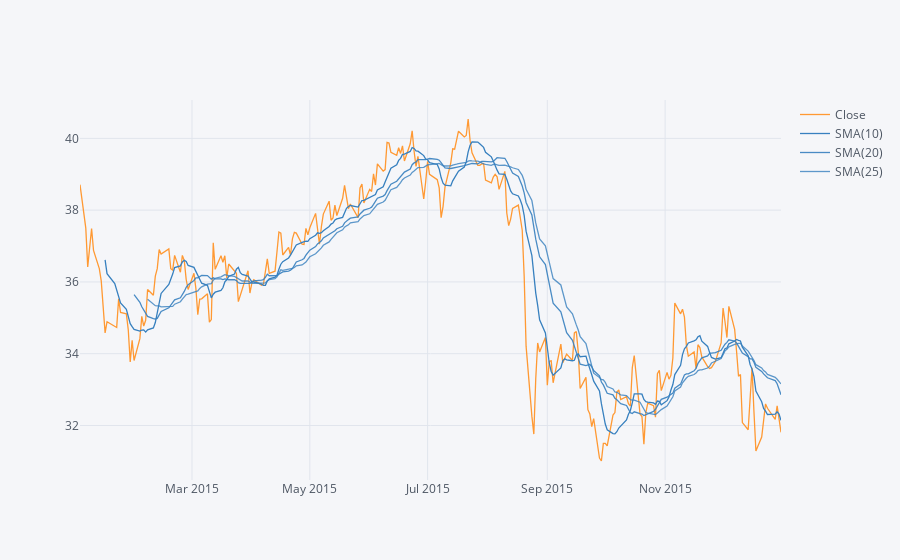

This figure's notebook cell:
### Markdown cell above
**Question14: Use .ta_plot(study='sma') to create a Simple Moving Averages plot of Morgan Stanley for the year 2015.**

### Code cell
MS['Close'].loc['2015-01-01':'2016-01-01'].ta_plot(study='sma',periods=[10,20, 25],title='Simple Moving Averages')
#period attribute is simply given to calculate the moving average over that period.
#Here we are asking it to create a moving average over 10-periods, 20-periods, 30-periods
#basically, Moving average of past 10 prices, past 20 prices and past 30 prices

### Figure 1 — Plotly figure (JSON) as saved in the notebook; plotly's stock layout.template omitted (floating-point values rounded to 4 significant figures; data arrays with more than 128 entries replaced by an {"elided": "..."} marker saying what was removed)
{"data": [{"line": {"color": "rgba(255, 153, 51, 1.0)", "dash": "solid", "shape": "linear", "width": 1.3}, "mode": "lines", "name": "Close", "text": "", "type": "scatter", "uid": "028d077f-243b-473f-93c3-946423f5520b", "x": {"elided": "252 str values"}, "y": {"elided": "252 float values"}}, {"line": {"color": "rgba(55, 128, 191, 1.0)", "dash": "solid", "shape": "linear", "width": 1.3}, "mode": "lines", "name": "SMA(10)", "text": "", "type": "scatter", "uid": "b5bd1078-cea9-4fe7-b96c-ff8b4256a58a", "x": {"elided": "252 str values"}, "y": {"elided": "252 mixed values"}}, {"line": {"color": "rgba(55, 128, 191, 0.8999999999999999)", "dash": "solid", "shape": "linear", "width": 1.3}, "mode": "lines", "name": "SMA(20)", "text": "", "type": "scatter", "uid": "feca2c3a-ff3d-4858-9b2c-69511128b69a", "x": {"elided": "252 str values"}, "y": {"elided": "252 mixed values"}}, {"line": {"color": "rgba(55, 128, 191, 0.7999999999999998)", "dash": "solid", "shape": "linear", "width": 1.3}, "mode": "lines", "name": "SMA(25)", "text": "", "type": "scatter", "uid": "e84bbf66-268e-4423-8083-52e07fc49b85", "x": {"elided": "252 str values"}, "y": {"elided": "252 mixed values"}}], "layout": {"legend": {"bgcolor": "#F5F6F9", "font": {"color": "#4D5663"}}, "paper_bgcolor": "#F5F6F9", "plot_bgcolor": "#F5F6F9", "title": {"font": {"color": "#4D5663"}}, "xaxis": {"gridcolor": "#E1E5ED", "showgrid": true, "tickfont": {"color": "#4D5663"}, "title": {"font": {"color": "#4D5663"}, "text": ""}, "zerolinecolor": "#E1E5ED"}, "yaxis": {"gridcolor": "#E1E5ED", "showgrid": true, "tickfont": {"color": "#4D5663"}, "title": {"font": {"color": "#4D5663"}, "text": ""}, "zerolinecolor": "#E1E5ED"}}}
